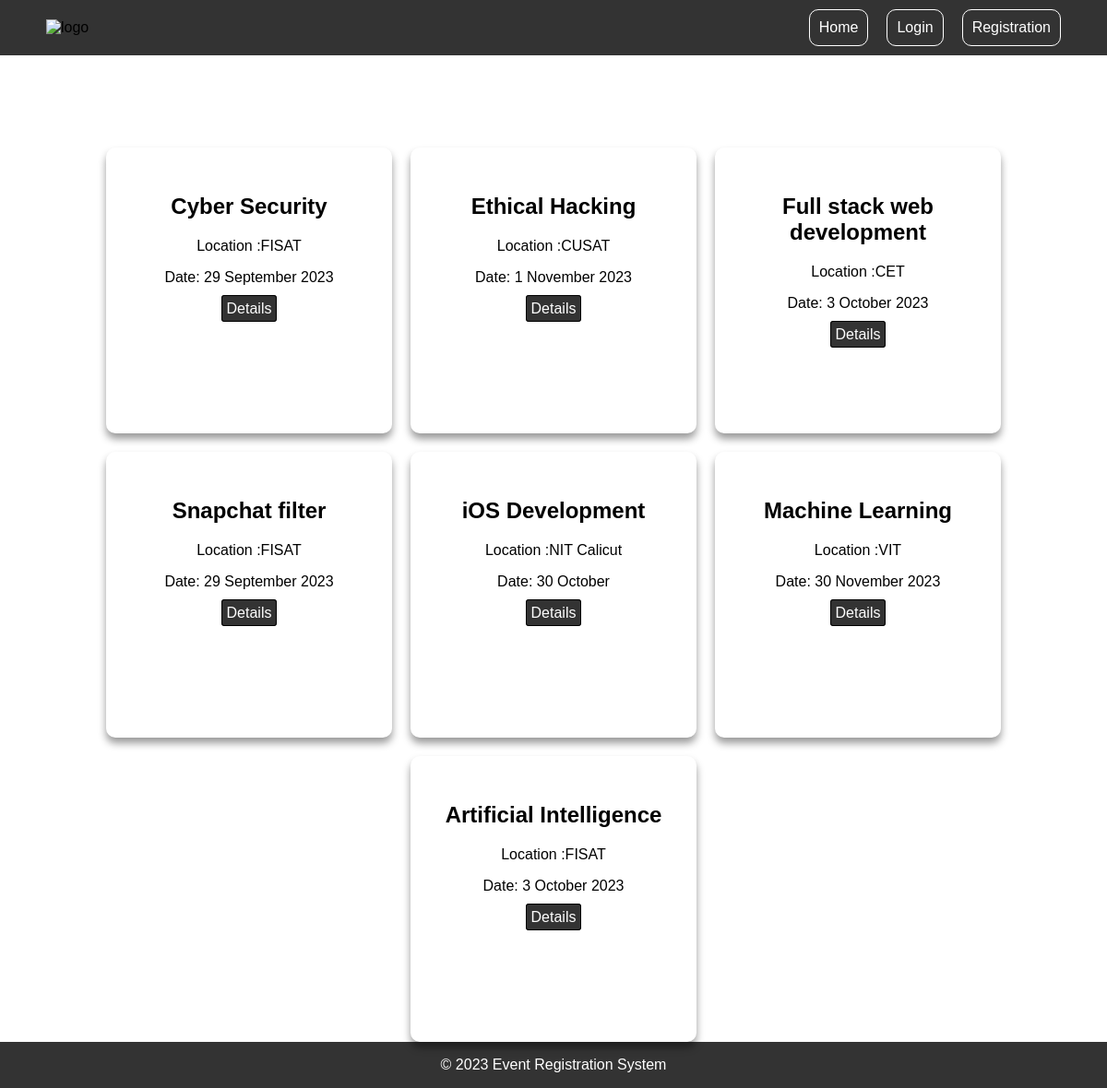
The page / on the database its author committed.
### eventapp/models.py (models this page shows, shortened)
class Event(models.Model):
    event_title = models.CharField(max_length=120)
    location = models.CharField(max_length=70)
    date = models.CharField(max_length=70)
    description = models.TextField()

### eventapp/views.py (the view)
# urls.py: path('',views.index,name='index'),
def index(request):
    events=Event.objects.all()
    context= {
        'events':events
    }
    return render(request,'index.html',context)

### eventapp/templates/index.html (shortened to what this page needs)
<!DOCTYPE html>
{% load static %}
<html lang="en">
<head>
    <link rel="stylesheet" href="{% static 'style.css' %}">
</head>
<body>
    <header>
        <img id="logo" src="https://efuturex.com/static/assets/img/EFUTUREX-Logo.png" alt="logo" >
        <nav>
            <a class="nav-links" href="">Home</a>
            <a class="nav-links" href="">Login</a>
            <a class="nav-links" href="">Registration</a>
        </nav>
    </header>
    <section id="events">
        {% for event in events %}
        <div class="event-card">
            <h2>{{event.event_title}}</h2>
            <p>Location :{{event.location}}</p>
            <p>Date: {{event.date}}</p>
            <a class="details-btn" href="{% url 'eventdetail' event.pk %}">Details</a>
        </div>
        {% endfor %}
    </section>
    <footer>
        <p>© 2023 Event Registration System</p>
    </footer>
</body>
</html>

### eventapp/static/style.css (style rules this page uses)
body { margin: 0; padding: 0; font-family: Arial, Helvetica, sans-serif; height: auto; }
header { background-color: #333; display: flex; justify-content:space-between; align-items: center; padding: 10px 50px; }
#logo { width: 6.25%; }
nav { display: flex; gap: 20px; }
.nav-links { color: white; text-decoration: none; border: 1px solid white; padding: 10px; border-radius: 10px; }
#events { display: flex; flex-wrap: wrap; justify-content: center; align-items: center; gap: 20px; padding-top: 100px; }
.event-card { text-align: center; box-shadow: 0 6px 8px rgba(0,0,0,0.4); padding: 30px; border-radius: 10px; width: 250px; height: 250px; }
footer { width: 100%; background-color: #333; display: flex; justify-content: center; align-items: center; color: white; }
.details-btn { border: 1px solid black; text-decoration: none; color: white; background-color: #333; border-radius: 3px; padding: 5px; }

### rows shown on the page
Event: event_title "Cyber Security", location "FISAT", date "29 September 2023"
Event: event_title "Ethical Hacking", location "CUSAT", date "1 November 2023"
Event: event_title "Full stack web development", location "CET", date "3 October 2023"
Event: event_title "Snapchat filter", location "FISAT", date "29 September 2023"
Event: event_title "iOS Development", location "NIT Calicut", date "30 October"
Event: event_title "Machine Learning", location "VIT", date "30 November 2023"
Event: event_title "Artificial Intelligence", location "FISAT", date "3 October 2023"
